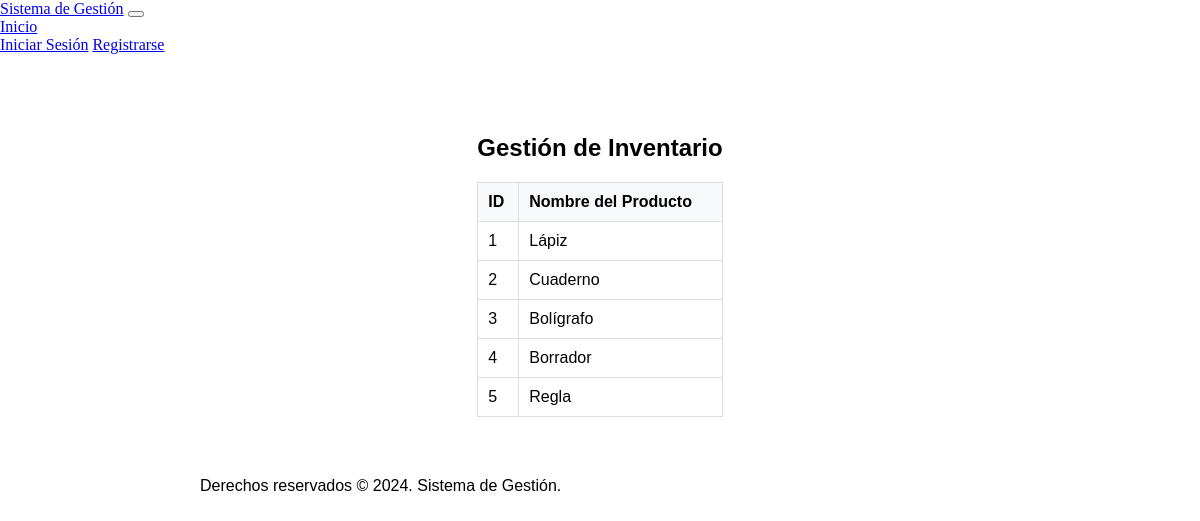
Page /gestion_inventario.php on the committed database.
### tables this page shows
CREATE TABLE Inventario (
    id_producto INT AUTO_INCREMENT PRIMARY KEY,
    nombre_producto VARCHAR(100),
    cantidad_disponible INT,
    stock_minimo INT,
    fecha_ultima_actualizacion DATETIME
);

### gestion_inventario.php (the view, shortened to what this page needs)
<?php
include('header.php');
require_once 'config.php';
$user_role = $_SESSION['user_role'] ?? null;
$can_view_stock = ($user_role == 'Empleado' || $user_role == 'Administrador');
$sql = "SELECT id_producto, nombre_producto, cantidad_disponible, stock_minimo, fecha_ultima_actualizacion FROM Inventario";
$result = $conn->query($sql);
?>
<!DOCTYPE html>
<html lang="es">
<head>
    <link rel="stylesheet" href="styles/gestion_inventario.css">
</head>
<body>
<div class="container mt-5">
    <h2>Gestión de Inventario</h2>
    <table class="table table-bordered">
        <thead>
            <tr>
                <th>ID</th>
                <th>Nombre del Producto</th>
            </tr>
        </thead>
        <tbody>
            <?php if ($result->num_rows > 0): ?>
                <?php while($row = $result->fetch_assoc()): ?>
                    <tr>
                        <td><?php echo $row['id_producto']; ?></td>
                        <td><?php echo $row['nombre_producto']; ?></td>
                    </tr>
                <?php endwhile; ?>
            <?php else: ?>
                <tr>
                    <td colspan="<?php echo $can_view_stock ? 6 : 2; ?>" class="text-center">No se encontraron productos en el inventario.</td>
                </tr>
            <?php endif; ?>
        </tbody>
    </table>
</div>
<?php
include('footer.php');
?>
</body>
</html>

### index.css (style rules this page uses)
html, body { height: 100%; margin: 0; display: flex; flex-direction: column; }

### styles/gestion_inventario.css (style rules this page uses)
.container { max-width: 800px; margin: 0 auto; padding: 20px; font-family: Arial, sans-serif; }
h2 { font-size: 24px; margin-bottom: 20px; }
.table { width: 100%; border-collapse: collapse; margin-bottom: 20px; }
.table-bordered { border: 1px solid #ddd; }
.table th, .table td { padding: 10px; text-align: left; border: 1px solid #ddd; }
.table th { background-color: #f8f9fa; font-weight: 600; }
.mt-5 { margin-top: 40px; }

### rows in the picture
inventario: id_producto "1", nombre_producto "Lápiz"
inventario: id_producto "2", nombre_producto "Cuaderno"
inventario: id_producto "3", nombre_producto "Bolígrafo"
inventario: id_producto "4", nombre_producto "Borrador"
inventario: id_producto "5", nombre_producto "Regla"
